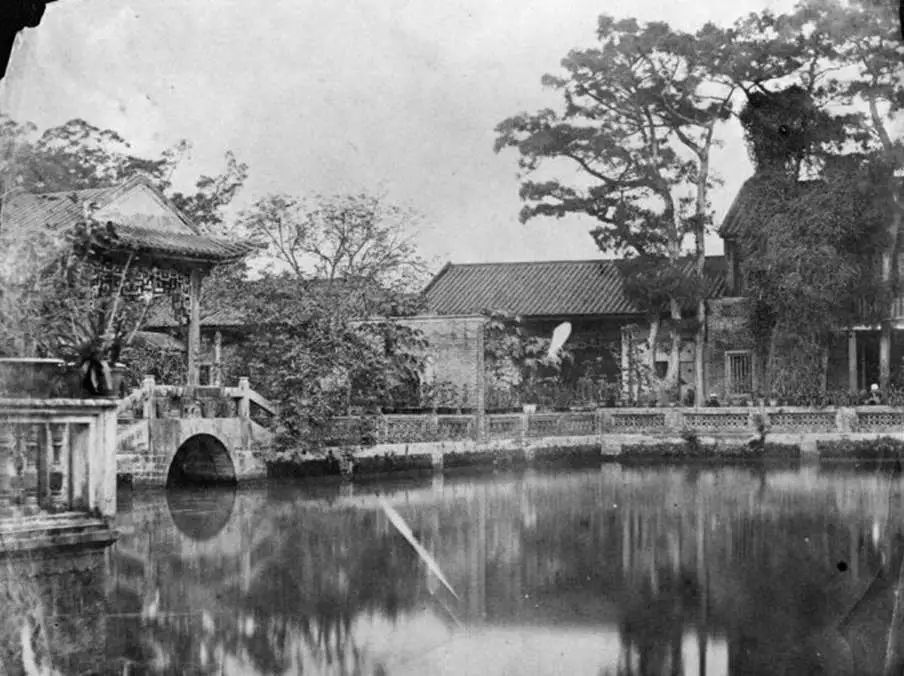
#> input picture images/3.jpg, 904 x 676 px, found by its file name
$ python CannyEdgeDetection.py
#> lines starting #> are read from the running program, lines starting #| are printed output that depends on the picture
#%% [markdown] Theory
# 1. It's a multi-stage algorithm
# 2. Stages:
## 1) Noise Reduction
## 2) Finding Intensity Gradient of the Image
# $$
# Edge\_Gradient(G) = \sqrt{G_{x}^{2}+G_{y}^{2}}
# $$
# $$
# Angle(\theta) = tan^{-1}(\frac{G_{y}}{G_{x}})
# $$
## 3) Non-maximum Suppression
## 4) Hysteresis Threshold

#%%
import cv2
import numpy as np
from matplotlib import pyplot as plt
img = cv2.imread('images2/3.jpg', 0)
#> img is the input picture: shape (676, 904); min 0, max 255, mean 129.1
edges = cv2.Canny(img,80,200)
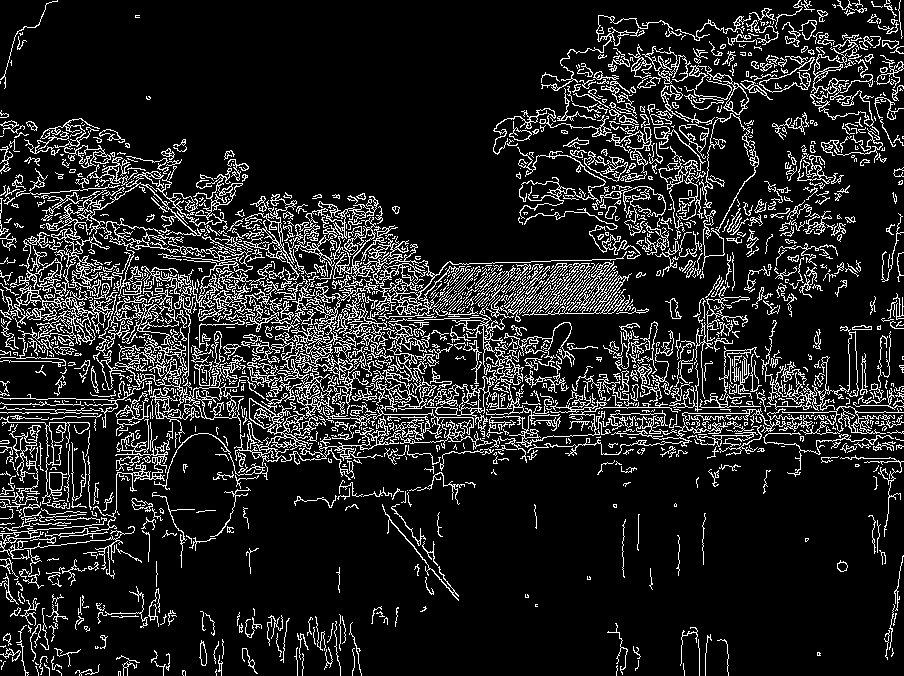
#> edges: shape (676, 904); 13.4% white in thin lines or dots
plt.subplot(121),plt.imshow(img,cmap = 'gray')
plt.title('Original Image'), plt.xticks([]), plt.yticks([])
plt.subplot(122),plt.imshow(edges,cmap = 'gray')
plt.title('Edge Image'), plt.xticks([]), plt.yticks([])
plt.show()
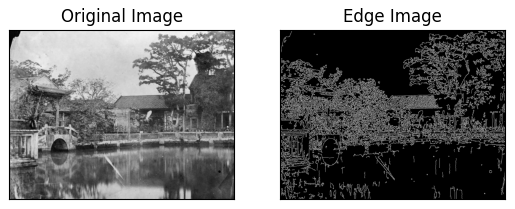
#> figure drawn by matplotlib, 2 panels

#%%

$ run again, with images/1.jpg copied over images/3.jpg
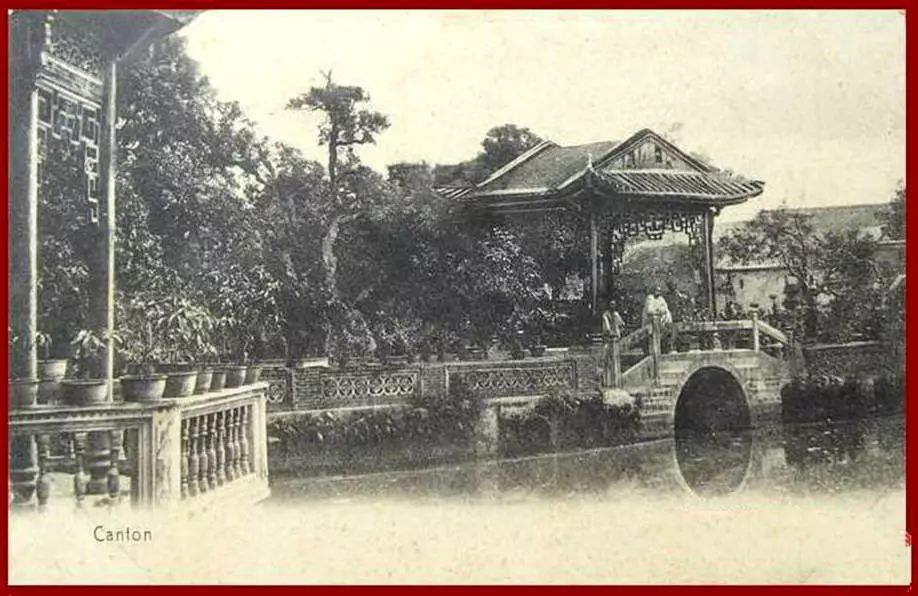
#> input picture images/1.jpg, 918 x 596 px, found by its file name
#> `edges = cv2.Canny(img,80,200)`:
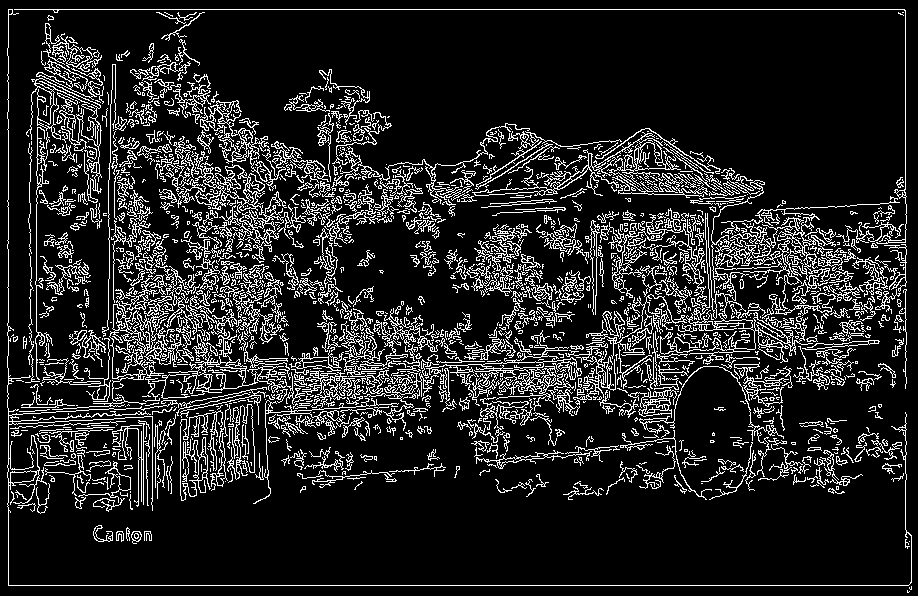
#> edges: shape (596, 918); 14% white in thin lines or dots
#> `plt.show()`:
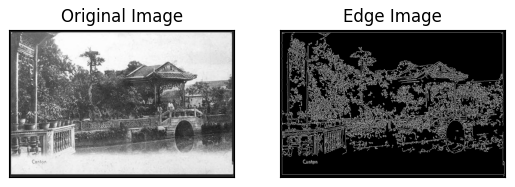
#> figure drawn by matplotlib, 2 panels

$ run again, with images/2.jpg copied over images/3.jpg
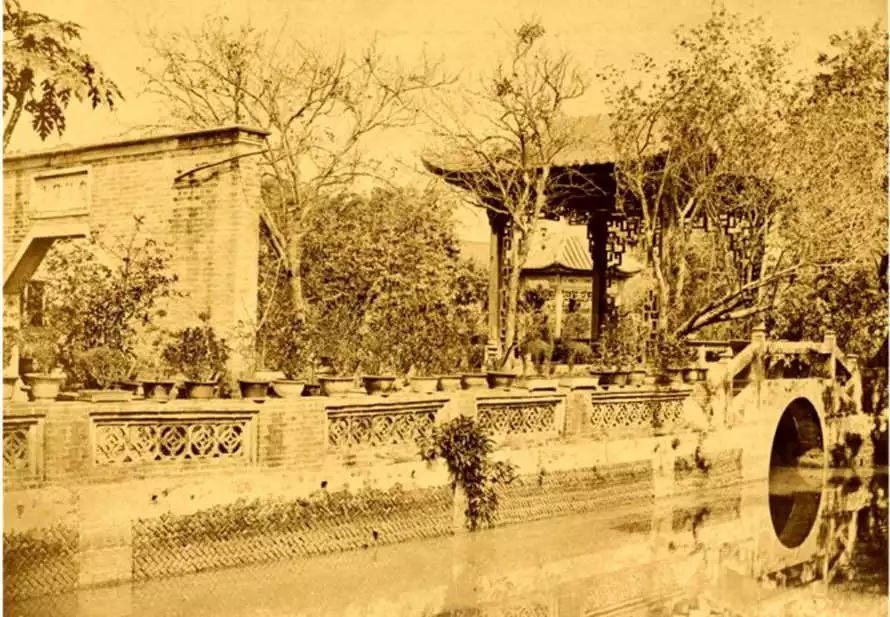
#> input picture images/2.jpg, 890 x 617 px, found by its file name
#> `edges = cv2.Canny(img,80,200)`:
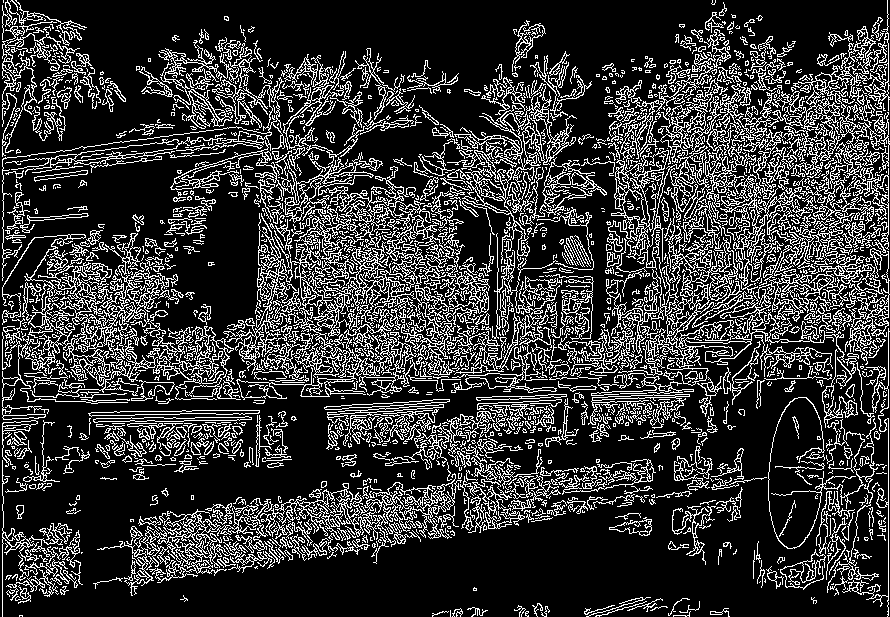
#> edges: shape (617, 890); 21.1% white in thin lines or dots
#> `plt.show()`:
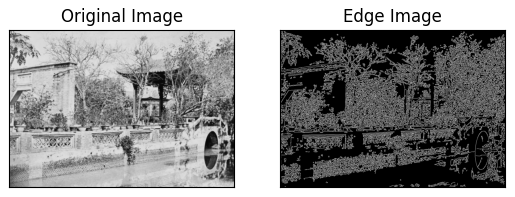
#> figure drawn by matplotlib, 2 panels

$ run again, with images/4.jpg copied over images/3.jpg
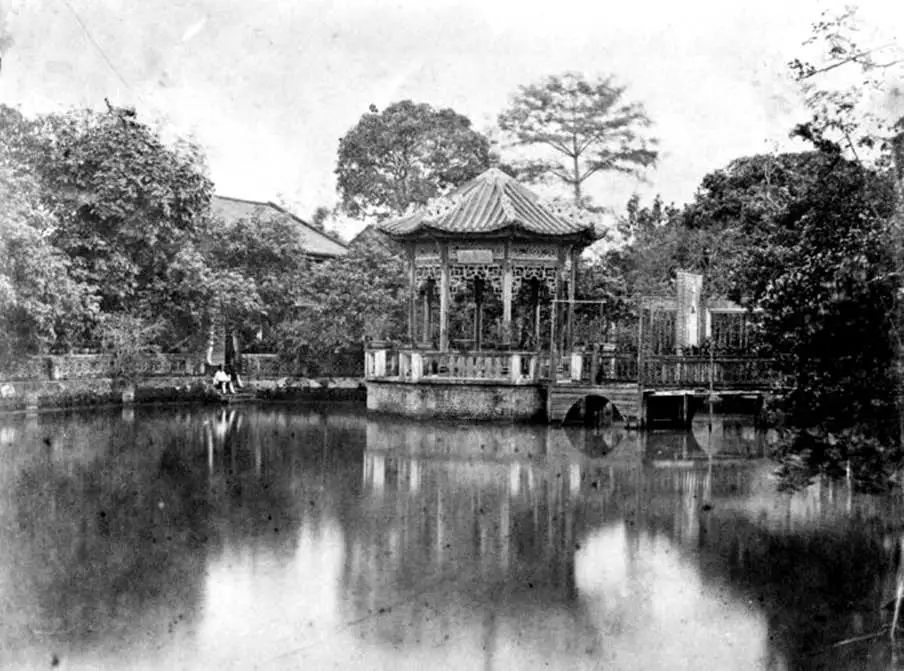
#> input picture images/4.jpg, 904 x 671 px, found by its file name
#> img is the input picture: shape (671, 904); min 0, max 255, mean 136.3
#> `edges = cv2.Canny(img,80,200)`:
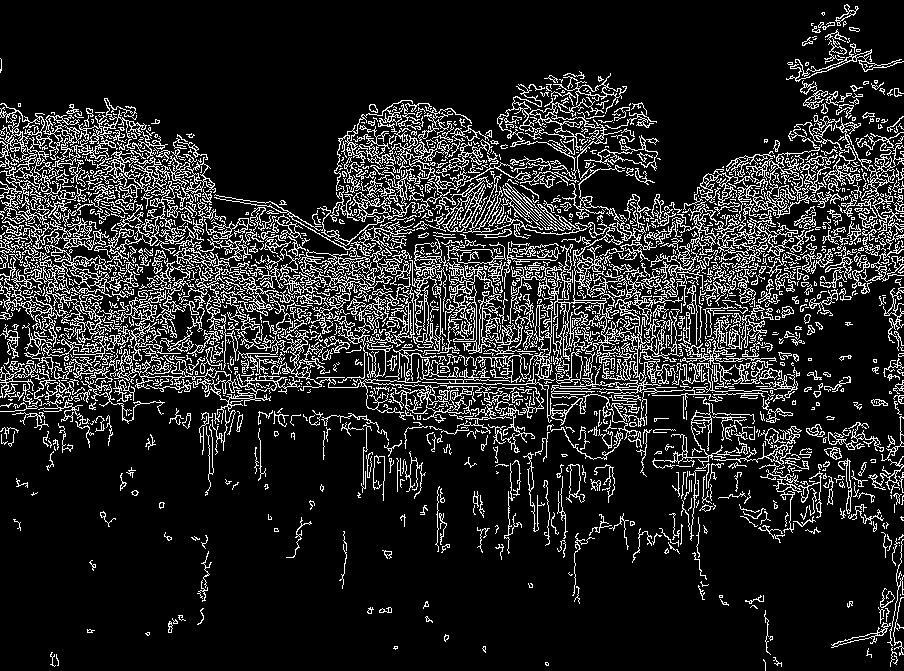
#> edges: shape (671, 904); 14.8% white in thin lines or dots
#> `plt.show()`:
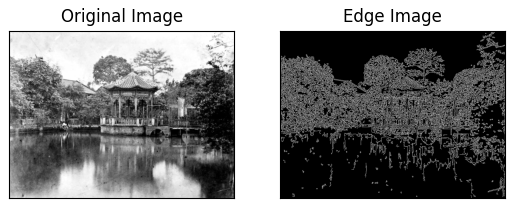
#> figure drawn by matplotlib, 2 panels
